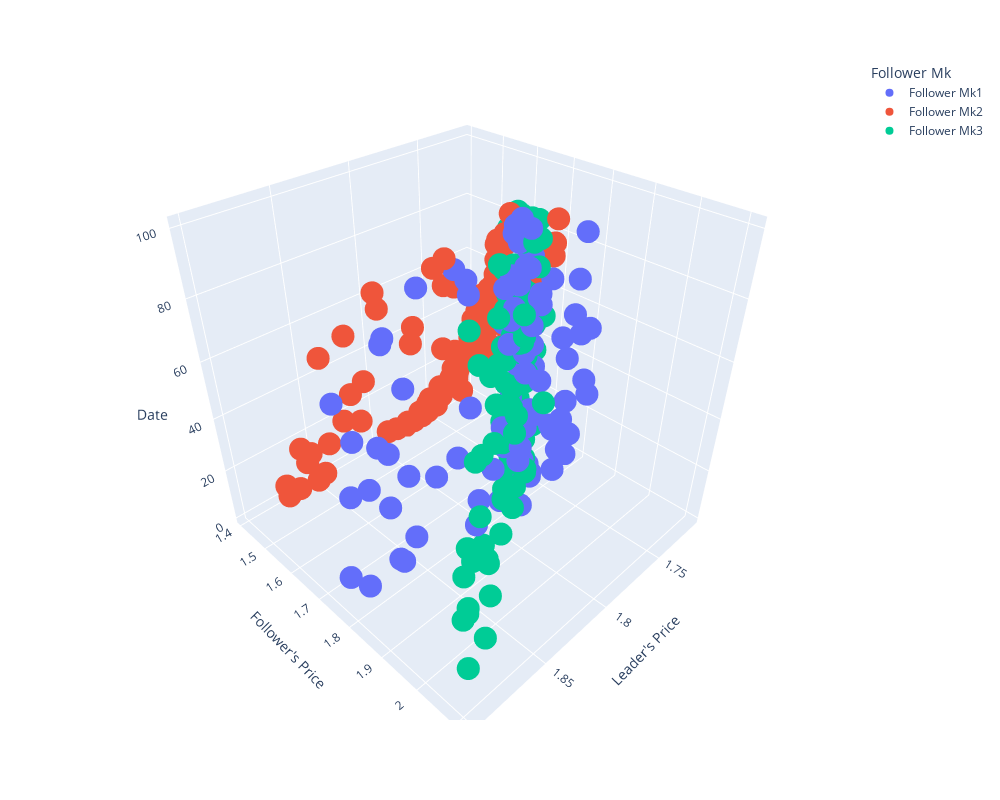

This figure's notebook cell:
### Markdown cell above
## Follower's Price vs Leader's Price vs Time

### Code cell
%pip install plotly
import plotly.express as px

f1m['Follower Mk'] = 'Follower Mk1'
f2m['Follower Mk'] = 'Follower Mk2'
f3m['Follower Mk'] = 'Follower Mk3'

df = pd.concat([f1m, f2m, f3m])
df.head()

fig = px.scatter_3d(df, x="Leader's Price", y="Follower's Price", z="Date", color="Follower Mk", width=1000, height=800)
fig.show()
